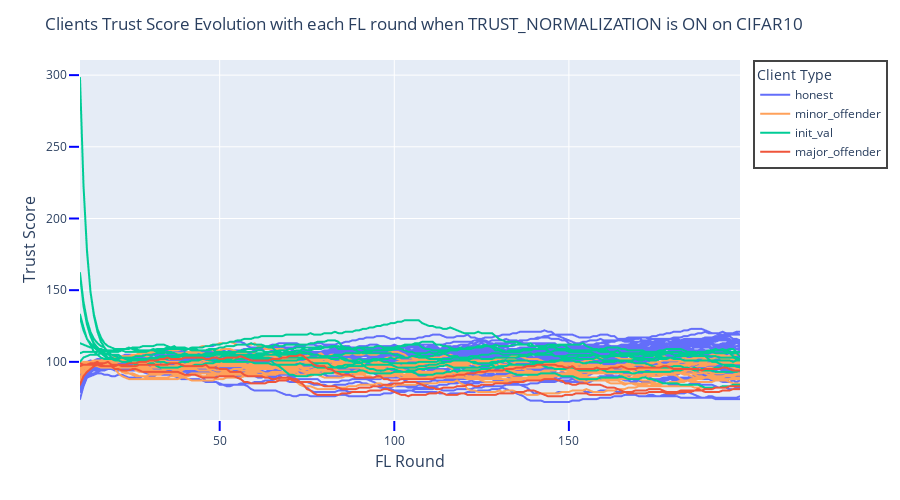

Write notebook code for a chart like this one.
### Code cell
title = 'Clients Trust Score Evolution with each FL round when TRUST_NORMALIZATION is ON on CIFAR10'
cifar10_tn_on_scores_fig = get_scores_fig(title, plots_folder, 'cifar10_tn_on_scores_fig', False, cifar10_trust_normalization_on_df)
cifar10_tn_on_scores_fig.show()
